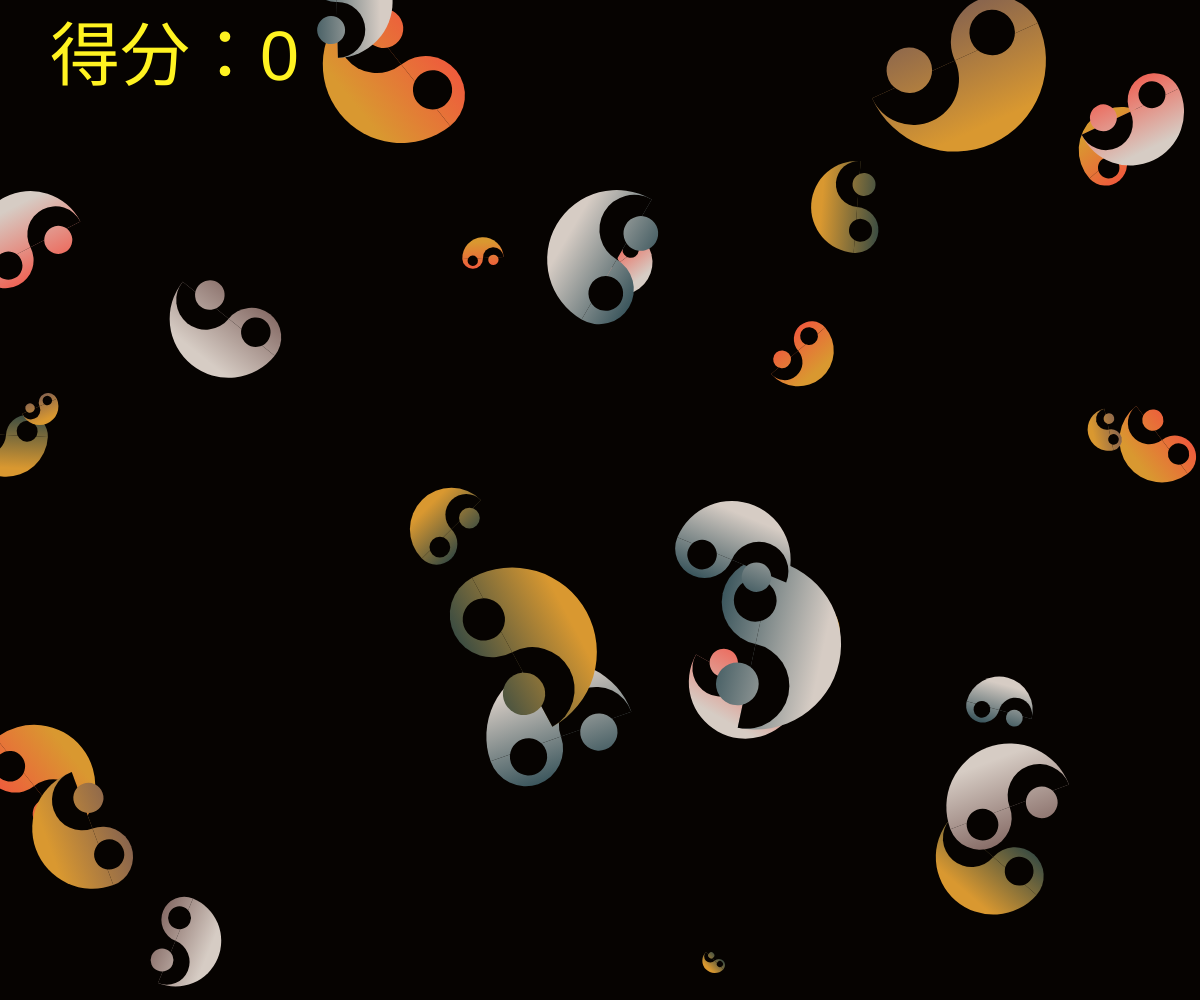
Frame 1 (no input)
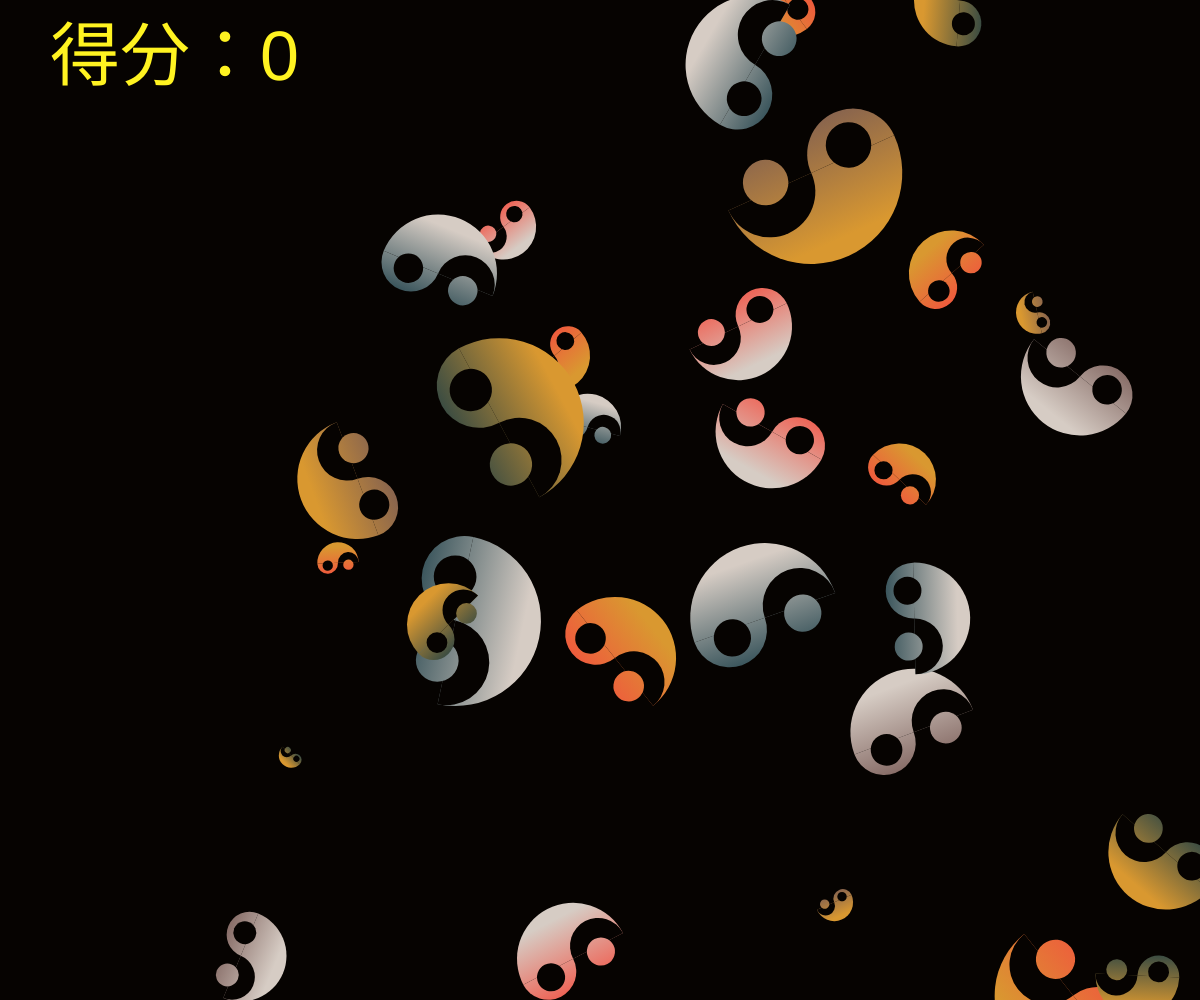
Frame 60 (no input)
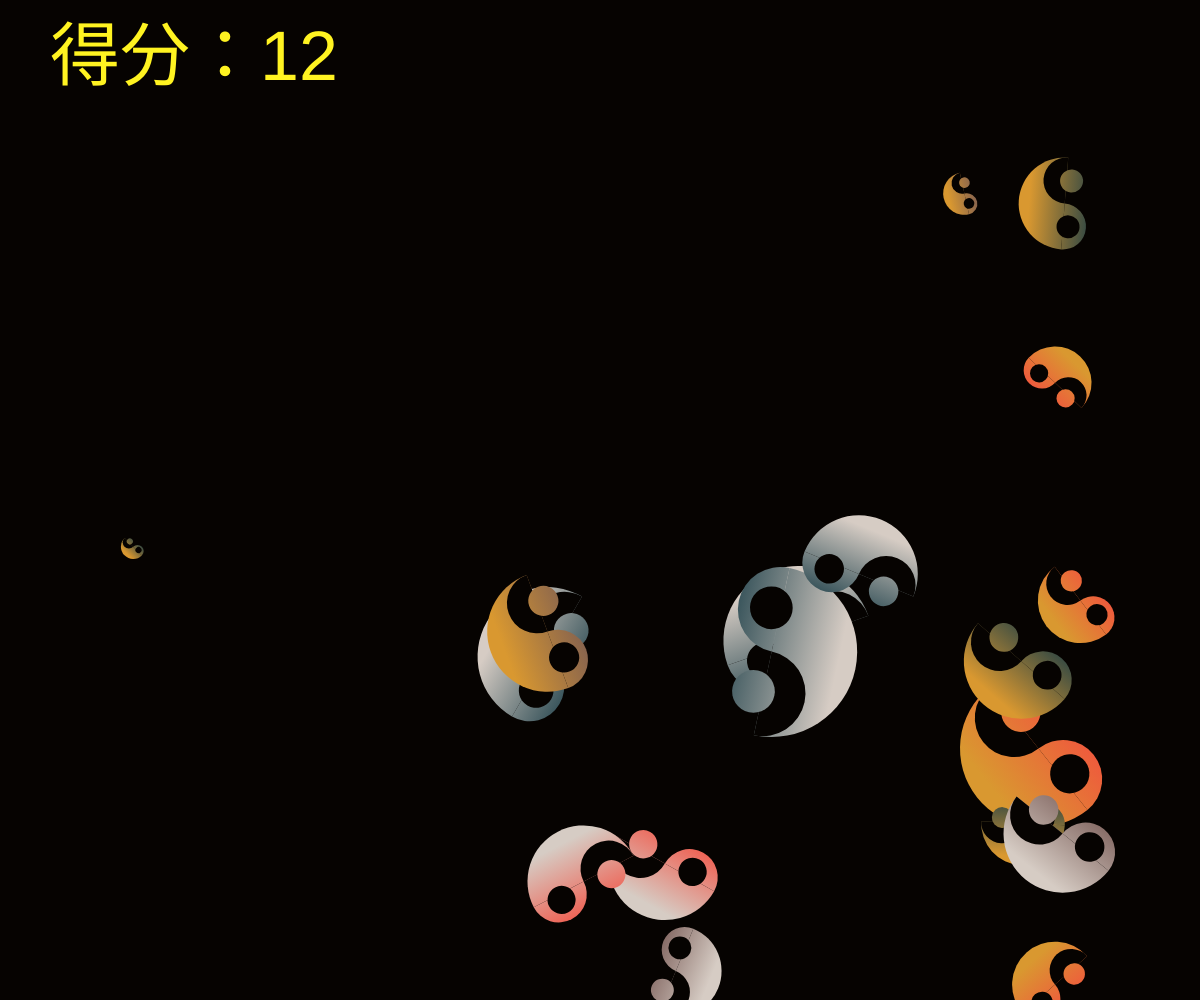
Frame 120 (the mouse pressed at the canvas centre since frame 60)

The p5.js sketch that drew these frames (run headless with seeded random() and noise() and a simulated clock; from frame 60 on, the mouse is pressed at the canvas centre):

// p5.js sketch
// ── sketch.js
let bg = ["#060301"];
// var colors = "193c46-f34e3f-775954".split("-").map(a=>"#"+a)
// var color2 = "d99830-d6ccc4".split("-").map(a=>"#"+a)
let colors=["#193c46", "#f34e3f", "#775954"];
let color2 = ["#d99830", "#d6ccc4"];

var balls=[]
var ball
class ball_class{
  constructor(args){
    this.p=args.p||{x:width/2,y:height/2}
    this.r=args.r||random(0.05,0.3)
    this.c=args.c||random(colors)
    this.v=args.v||{x:random(-3,3),y:random(-3,3)}
    this.s=args.s||random(color2)  //邊框
    this.a=args.a||{X:0,y:random(0,1)} //自由落體
    this.ro=args.ro||random(360)
    this.di=random(1000)
//-------------------------------------------
    this.z=random(1,3)
    let offset = width / 10;
    let margin = offset / 2;
    this.w=(width - offset * 2 - margin * (this.z - 1)) / this.z;    
  }
  draw(){
    push();
      translate(this.p.x,this.p.y);
      angleMode(DEGREES)  //設定為角度
//------------漸層設定------------            
      let offset = width / 10;
      let margin = offset / 2;
      let w = (width - offset * 2 - margin * (this.z - 1)) / this.z;
      let h = (height - offset * 2 - margin * (this.z - 1)) / this.z;    
      
      let d = w;
      //----------------------------------------      
      rotate(this.ro);  //旋轉
//-------漸層--------------------------------      
      let gradient = drawingContext.createLinearGradient(
        w / 2,
        -h / 2,
        w / 2,
        h / 2);
//----------------------------------------------------
      gradient.addColorStop(0,this.c);
      gradient.addColorStop(1,this.s);
//-----------畫圖-------------------------      
      noStroke(); 
      scale(this.r)
      drawingContext.fillStyle = gradient;
      arc(0, 0, d, d, 0, 180, PIE);
      arc(d / 4, 0, d / 2, d / 2, 180, 360, PIE);

      fill(bg);
      arc(-d / 4, 0, d / 2, d / 2, 0, 180, PIE);
      circle(d / 4, -d / 18, d / 4);

      drawingContext.fillStyle = gradient;
      circle(-d / 4, -d / 18, d / 4);
    pop();
  } 
  update(){  //物件更新後的程式碼
    this.p.x=this.p.x+this.v.x
    this.p.y=this.p.y+this.v.y 
    // this.v.y=this.v.y+this.a.y //把往下的速度，每次加一個a
    //a為正值，this.v.y碰到地時，會變成負值，如果兩數相加，this.v.y就會慢慢變成0
    // this.v.x=this.v.x*0.99
    // this.v.y=this.v.y*0.99 
    //反彈
    if(this.p.x<0){
      this.v.x=-this.v.x
    }
    if(this.p.x>width){
      this.v.x=-this.v.x
    }
    if(this.p.y<0){
      this.v.y=-this.v.y
    }
    if(this.p.y>height){
      this.v.y=-this.v.y
    }
  }
  isballInRange(){  //計算
    //d:把目前這個物件的位置與滑鼠間的距離
    let d=dist(mouseX,mouseY,this.p.x,this.p.y)
    if(d<this.w){
      return true
    }else{
      return false
    }   
  }
}



function setup() {
  createCanvas(windowWidth,windowHeight);
  for(i=0;i<30;i=i+1){  //產生幾個
    ball=new ball_class({ //傳一段參數值到class，以參數為主
      p:{x:random(0,width),y:random(0,height)}, 
      v:{x:random(-8,5),y:random(-8,5)}
    })
    balls.push(ball)  //把數據存入
  }
  fill("#fff321")
  textSize(70)
  score=0
  text("得分："+score,50,80)
}

function draw() {
  background(bg);
  for(j=0;j<balls.length;j=j+1){
    ball=balls[j]
    ball.draw()
    ball.update()
//-------滑鼠靠近會跑-----------   
    if(ball.isballInRange()){
      // ball.c="#960018"
      ball.v.x=ball.v.x+1
      ball.v.y=ball.v.y+1
    }
  }
  fill("#fff321")
  textSize(70)
  text("得分："+score,50,80)
}


function mousePressed(){
//--------新增-------------  
  // ball=new ball_class({ //傳一段參數值到class，以參數為主
  //   p:{x:mouseX,y:mouseY}, 
  //   v:{x:random(-2,2),y:2},
  // })
  // balls.push(ball)  //把數據存入
//--------消失-------------
  for(let ball of balls){  //balls放者所有的物件，每次就拿出一個物件放入ball
    if(ball.isballInRange()){
    balls.splice(balls.indexOf(ball),1) //刪除一個物件
    score=score+1 
    }
  } 
  fill("#fff321")
  textSize(70)
  text("得分："+score,50,80)
}
